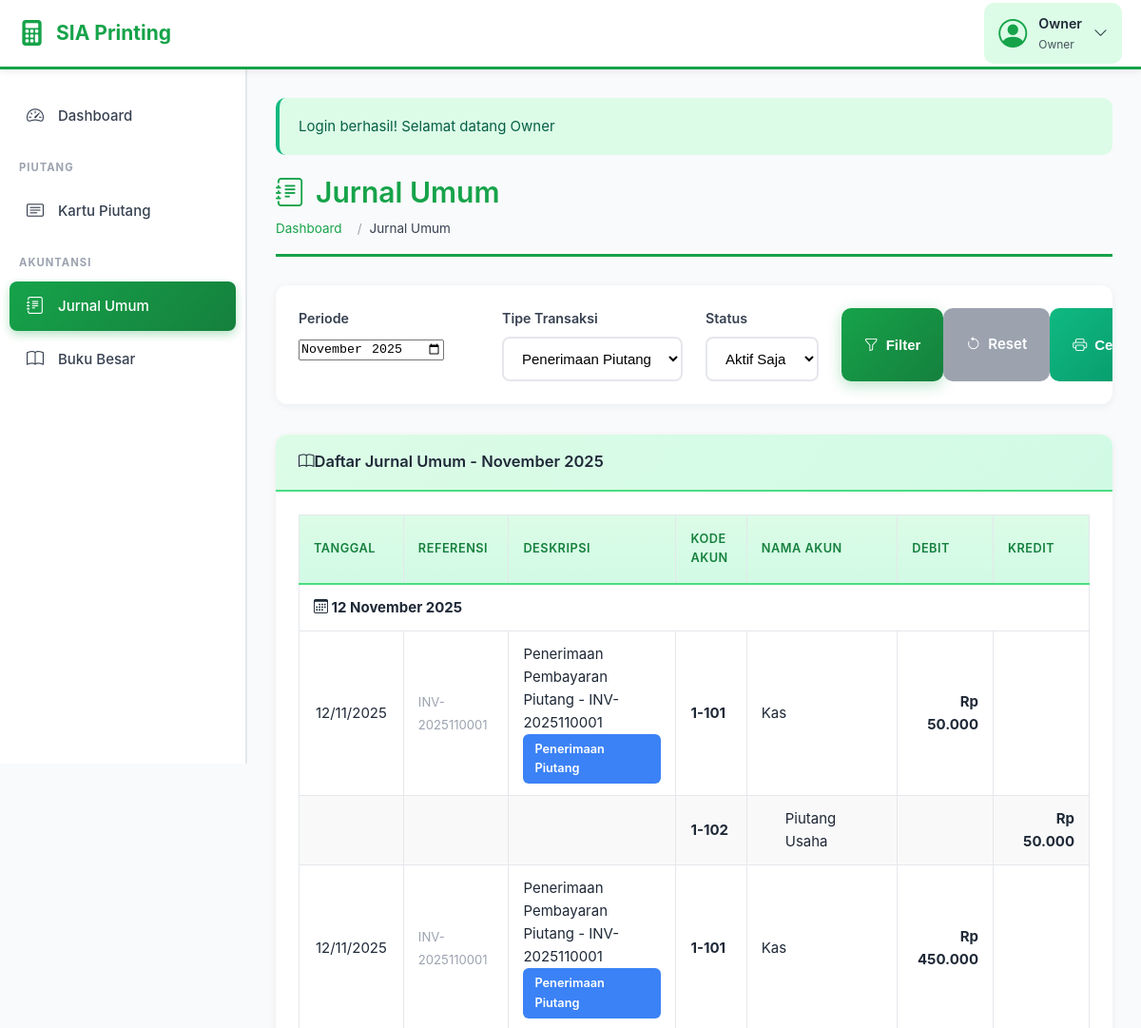
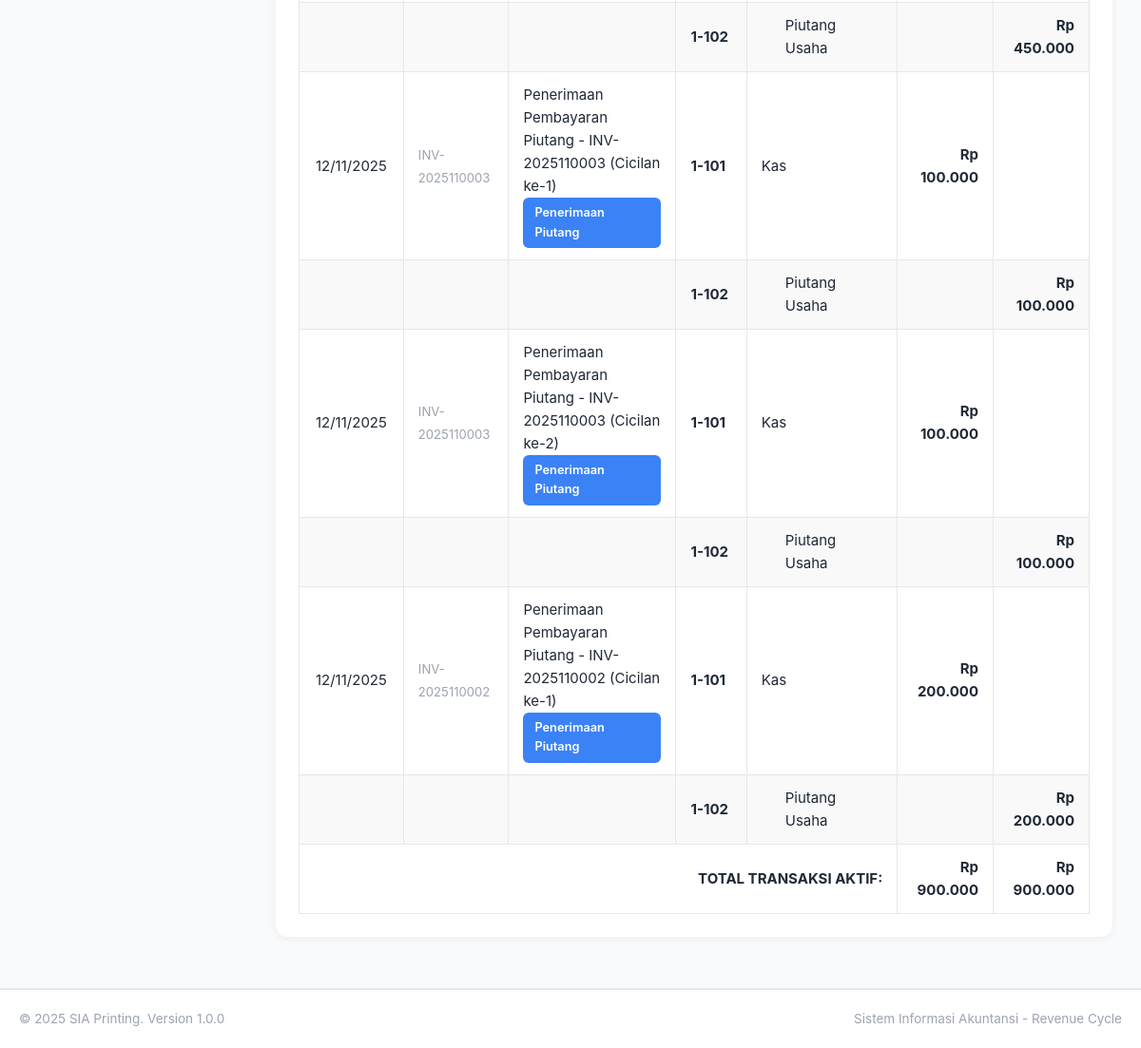
Screenshot of /jurnal-umum.php?tipe=Penerimaan Piutang (signed in) with the database file from the repository (2 pictures, top to bottom).
### tables this page shows
CREATE TABLE `jurnal_umum` (
  `id_jurnal` int(11) NOT NULL,
  `tanggal` date NOT NULL,
  `deskripsi` text NOT NULL,
  `id_akun_debit` int(11) NOT NULL,
  `id_akun_kredit` int(11) NOT NULL,
  `nominal` decimal(15,2) NOT NULL,
  `referensi` varchar(50) DEFAULT NULL,
  `tipe_transaksi` varchar(50) DEFAULT NULL,
  `is_void` tinyint(1) DEFAULT 0,
  `voided_by` int(11) DEFAULT NULL,
  `voided_at` timestamp NULL DEFAULT NULL,
  `void_reason` text DEFAULT NULL,
  `created_at` timestamp NOT NULL DEFAULT current_timestamp()
);

CREATE TABLE `master_akun` (
  `id_akun` int(11) NOT NULL,
  `kode_akun` varchar(20) NOT NULL,
  `nama_akun` varchar(100) NOT NULL,
  `tipe_akun` enum('1-Aktiva','2-Kewajiban','3-Modal','4-Pendapatan','5-Beban') NOT NULL,
  `saldo` decimal(15,2) DEFAULT 0.00,
  `created_at` timestamp NOT NULL DEFAULT current_timestamp()
);

### jurnal-umum.php (the view, shortened to what this page needs)
<?php
require_once 'config.php';
$bulan = isset($_GET['bulan']) ? $_GET['bulan'] : date('Y-m');
$tipe = isset($_GET['tipe']) ? $_GET['tipe'] : '';
$show_void = isset($_GET['show_void']) ? $_GET['show_void'] : '0';
$query = "SELECT ju.*,
          ma_debit.kode_akun as kode_debit, ma_debit.nama_akun as nama_debit,
          ma_kredit.kode_akun as kode_kredit, ma_kredit.nama_akun as nama_kredit,
          u.nama as voided_by_nama
          FROM jurnal_umum ju
          JOIN master_akun ma_debit ON ju.id_akun_debit = ma_debit.id_akun
          JOIN master_akun ma_kredit ON ju.id_akun_kredit = ma_kredit.id_akun
          LEFT JOIN users u ON ju.voided_by = u.id_user
          WHERE DATE_FORMAT(ju.tanggal, '%Y-%m') = '$bulan'";
if ($show_void == '0') {
    $query .= " AND ju.is_void = 0";
}
if ($tipe) {
    $query .= " AND ju.tipe_transaksi = '$tipe'";
}
$query .= " ORDER BY ju.tanggal ASC, ju.id_jurnal ASC";
$result = $conn->query($query);
include 'includes/header.php';
?>
<div class="page-title">
    <h1><i class="bi bi-journal-text me-2"></i>Jurnal Umum</h1>
    <nav aria-label="breadcrumb">
        <ol class="breadcrumb">
            <li class="breadcrumb-item"><a href="dashboard.php">Dashboard</a></li>
            <li class="breadcrumb-item active">Jurnal Umum</li>
        </ol>
    </nav>
</div>
<div class="card mb-4">
    <div class="card-body">
        <form method="GET" action="" class="row g-3">
            <div class="col-md-3">
                <label class="form-label">Periode</label>
                <input type="month" name="bulan" class="form-control" value="<?php echo $bulan; ?>">
            </div>
            <div class="col-md-3">
                <label class="form-label">Tipe Transaksi</label>
                <select name="tipe" class="form-select">
                    <option value="Penerimaan Piutang" <?php echo ($tipe == 'Penerimaan Piutang') ? 'selected' : ''; ?>>Penerimaan Piutang</option>
                </select>
            </div>
            <div class="col-md-2">
                <label class="form-label">Status</label>
                <select name="show_void" class="form-select">
                    <option value="0" <?php echo ($show_void == '0') ? 'selected' : ''; ?>>Aktif Saja</option>
                </select>
            </div>
            <div class="col-md-4 d-flex align-items-end">
                <button type="submit" class="btn btn-primary me-2">
                    <i class="bi bi-funnel me-1"></i>Filter
                </button>
                <a href="jurnal-umum.php" class="btn btn-secondary me-2">
                    <i class="bi bi-arrow-counterclockwise me-1"></i>Reset
                </a>
                <button type="button" onclick="window.print()" class="btn btn-success no-print">
                    <i class="bi bi-printer me-1"></i>Cetak
                </button>
            </div>
        </form>
    </div>
</div>
<div class="card">
    <div class="card-header d-flex justify-content-between align-items-center">
        <h5 class="mb-0">
            <i class="bi bi-book me-2"></i>Daftar Jurnal Umum
            <?php
            $nama_bulan = array(
                '01' => 'Januari', '02' => 'Februari', '03' => 'Maret', '04' => 'April',
                '05' => 'Mei', '06' => 'Juni', '07' => 'Juli', '08' => 'Agustus',
                '09' => 'September', '10' => 'Oktober', '11' => 'November', '12' => 'Desember'
            );
            $pecah_bulan = explode('-', $bulan);
            echo '- ' . $nama_bulan[$pecah_bulan[1]] . ' ' . $pecah_bulan[0];
            ?>
        </h5>
    </div>
    <div class="card-body">
        <div class="table-responsive">
            <table class="table table-bordered table-hover">
                <thead class="table-light">
                    <tr>
                        <th width="8%" class="text-center">Tanggal</th>
                        <th width="8%">Referensi</th>
                        <th width="20%">Deskripsi</th>
                        <th width="8%">Kode Akun</th>
                        <th width="18%">Nama Akun</th>
                        <th width="11%" class="text-end">Debit</th>
                        <th width="11%" class="text-end">Kredit</th>
                    </tr>
                </thead>
                <tbody>
                <?php
                if ($result->num_rows > 0):
                    $current_date = '';
                    $total_debit = 0;
                    $total_kredit = 0;
                    while ($row = $result->fetch_assoc()):
                        $is_void = $row['is_void'] == 1;
                        $row_class = $is_void ? 'table-danger' : '';
                        if ($current_date != $row['tanggal']) {
                            $current_date = $row['tanggal'];
                ?>
                        <tr class="table-secondary">
                            <td colspan="<?php echo can_edit() ? '8' : '7'; ?>" class="fw-bold">
                                <i class="bi bi-calendar3 me-2"></i>
                                <?php echo format_tanggal($row['tanggal']); ?>
                            </td>
                        </tr>
                <?php } ?>
                        <tr class="<?php echo $row_class; ?>">
                            <td class="text-center"><?php echo date('d/m/Y', strtotime($row['tanggal'])); ?></td>
                            <td>
                                <small class="text-muted"><?php echo $row['referensi']; ?></small>
                            </td>
                            <td>
                                <?php echo $row['deskripsi']; ?>
                                <?php if ($row['tipe_transaksi']): ?>
                                    <br><small class="badge bg-info"><?php echo $row['tipe_transaksi']; ?></small>
                                <?php endif; ?>
                            </td>
                            <td><strong><?php echo $row['kode_debit']; ?></strong></td>
                            <td><?php echo $row['nama_debit']; ?></td>
                            <td class="text-end fw-bold"><?php echo format_rupiah($row['nominal']); ?></td>
                            <td></td>
                        </tr>
                        <tr class="<?php echo $row_class; ?>" style="background-color: #f9f9f9;">
                            <td></td>
                            <td></td>
                            <td></td>
                            <td><strong><?php echo $row['kode_kredit']; ?></strong></td>
                            <td style="padding-left: 40px;"><?php echo $row['nama_kredit']; ?></td>
                            <td></td>
                            <td class="text-end fw-bold"><?php echo format_rupiah($row['nominal']); ?></td>
                        </tr>
                <?php
                        if (!$is_void) {
                            $total_debit += $row['nominal'];
                            $total_kredit += $row['nominal'];
                        }
                    endwhile;
                ?>
                    <tr class="table-primary">
                        <td colspan="5" class="text-end fw-bold">TOTAL TRANSAKSI AKTIF:</td>
                        <td class="text-end fw-bold"><?php echo format_rupiah($total_debit); ?></td>
                        <td class="text-end fw-bold"><?php echo format_rupiah($total_kredit); ?></td>
                    </tr>
                <?php endif; ?>
                </tbody>
            </table>
        </div>
    </div>
</div>
<?php include 'includes/footer.php'; ?>

### assets/css/style.css (style rules this page uses)
* { margin: 0; padding: 0; box-sizing: border-box; }
:root { --primary-green: #16a34a; --dark-green: #15803d; --light-green: #4ade80; --very-light-green: #dcfce7; --accent-blue: #3b82f6; --dark-blue: #1e40af; --white: #ffffff; --off-white: #f9fafb; --light-gray: #e5e7eb; --medium-gray: #9ca3af; --dark-gray: #374151; --text-dark: #1f2937; --danger: #ef4444; --warning: #f59e0b; --success: #10b981; }
html, body { font-family: -apple-system, BlinkMacSystemFont, "Segoe UI", Roboto, "Helvetica Neue", Arial, sans-serif; background: var(--off-white); color: var(--text-dark); line-height: 1.6; font-size: 15px; }
body { min-height: 100vh; }
a { text-decoration: none; color: var(--primary-green); }
h1, h2, h3, h4, h5, h6 { font-weight: 600; line-height: 1.3; color: var(--text-dark); }
h1 { font-size: 2rem; }
h5 { font-size: 1.1rem; }
small { font-size: 0.875rem; }
.form-label { display: block; margin-bottom: 8px; font-weight: 600; color: var(--dark-gray); font-size: 0.95rem; }
.btn { padding: 14px 24px; border: none; border-radius: 10px; font-size: 1rem; font-weight: 600; cursor: pointer; transition: all 0.3s ease; display: inline-flex; align-items: center; justify-content: center; gap: 8px; text-align: center; }
.btn-primary { background: linear-gradient(135deg, var(--primary-green), var(--dark-green)); color: var(--white); width: 100%; box-shadow: 0 4px 15px rgba(22, 163, 74, 0.3); }
.page-title { margin-bottom: 30px; padding-bottom: 15px; border-bottom: 3px solid var(--primary-green); }
.page-title h1 { color: var(--primary-green); margin-bottom: 8px; display: flex; align-items: center; gap: 12px; }
.breadcrumb { display: flex; gap: 8px; font-size: 0.9rem; color: var(--medium-gray); list-style: none; }
.breadcrumb-item { display: flex; align-items: center; gap: 8px; }
.breadcrumb-item::after { content: '/'; margin-left: 8px; }
.breadcrumb-item:last-child::after { content: ''; }
.breadcrumb-item.active { color: var(--dark-gray); }
.card { background: var(--white); border-radius: 12px; box-shadow: 0 2px 8px rgba(0, 0, 0, 0.06); margin-bottom: 24px; overflow: hidden; transition: all 0.3s ease; }
.card-header { padding: 18px 24px; background: linear-gradient(135deg, var(--very-light-green), #d1fae5); border-bottom: 2px solid var(--light-green); font-weight: 600; color: var(--dark-green); }
.card-body { padding: 24px; }
.row { display: flex; flex-wrap: wrap; margin: 0 -12px; }
.col-md-2 { flex: 0 0 16.666%; max-width: 16.666%; padding: 0 12px; }
.col-md-3 { flex: 0 0 25%; max-width: 25%; padding: 0 12px; }
.col-md-4 { flex: 0 0 33.333%; max-width: 33.333%; padding: 0 12px; }
.table-responsive { overflow-x: auto; }
.table { width: 100%; border-collapse: collapse; background: var(--white); }
.table thead th { background: linear-gradient(to bottom, var(--very-light-green), #d1fae5); color: var(--dark-green); font-weight: 600; text-transform: uppercase; font-size: 0.85rem; letter-spacing: 0.5px; padding: 15px; text-align: left; border-bottom: 2px solid var(--light-green); }
.table tbody td { padding: 12px 15px; border-bottom: 1px solid var(--light-gray); }
.table-bordered { border: 1px solid var(--light-gray); }
.table-bordered th, .table-bordered td { border: 1px solid var(--light-gray); }
.btn-success { background: linear-gradient(135deg, var(--success), #059669); color: var(--white); }
.btn-secondary { background: var(--medium-gray); color: var(--white); }
.badge { display: inline-block; padding: 6px 12px; font-size: 0.85rem; font-weight: 600; border-radius: 6px; }
.bg-info { background: var(--accent-blue); color: var(--white); }
.form-select { width: 100%; padding: 12px 15px; border: 2px solid var(--light-gray); border-radius: 8px; font-size: 1rem; transition: all 0.3s ease; background: var(--white); }
.text-center { text-align: center; }
.text-end { text-align: right; }
.text-muted { color: var(--medium-gray); }
.fw-bold { font-weight: 700; }
.mb-0 { margin-bottom: 0; }
.mb-4 { margin-bottom: 32px; }
.d-flex { display: flex; }
.align-items-center { align-items: center; }
.justify-content-between { justify-content: space-between; }

### rows the page displays
jurnal_umum: tanggal "12 November 2025", tanggal "12/11/2025", referensi "INV-2025110001", deskripsi "Penerimaan Pembayaran Piutang - INV-2025110001", tipe_transaksi "Penerimaan Piutang", id_akun_debit.kode_akun "1-101", id_akun_debit.nama_akun "Kas", nominal "Rp 50.000", id_akun_kredit.kode_akun "1-102", id_akun_kredit.nama_akun "Piutang Usaha"
jurnal_umum: tanggal "12/11/2025", referensi "INV-2025110001", deskripsi "Penerimaan Pembayaran Piutang - INV-2025110001", tipe_transaksi "Penerimaan Piutang", id_akun_debit.kode_akun "1-101", id_akun_debit.nama_akun "Kas", nominal "Rp 450.000", id_akun_kredit.kode_akun "1-102", id_akun_kredit.nama_akun "Piutang Usaha"
jurnal_umum: tanggal "12/11/2025", referensi "INV-2025110003", deskripsi "Penerimaan Pembayaran Piutang - INV-2025110003 (Cicilan ke-1)", tipe_transaksi "Penerimaan Piutang", id_akun_debit.kode_akun "1-101", id_akun_debit.nama_akun "Kas", nominal "Rp 100.000", id_akun_kredit.kode_akun "1-102", id_akun_kredit.nama_akun "Piutang Usaha"
jurnal_umum: tanggal "12/11/2025", referensi "INV-2025110003", deskripsi "Penerimaan Pembayaran Piutang - INV-2025110003 (Cicilan ke-2)", tipe_transaksi "Penerimaan Piutang", id_akun_debit.kode_akun "1-101", id_akun_debit.nama_akun "Kas", nominal "Rp 100.000", id_akun_kredit.kode_akun "1-102", id_akun_kredit.nama_akun "Piutang Usaha"
jurnal_umum: tanggal "12/11/2025", referensi "INV-2025110002", deskripsi "Penerimaan Pembayaran Piutang - INV-2025110002 (Cicilan ke-1)", tipe_transaksi "Penerimaan Piutang", id_akun_debit.kode_akun "1-101", id_akun_debit.nama_akun "Kas", nominal "Rp 200.000", id_akun_kredit.kode_akun "1-102", id_akun_kredit.nama_akun "Piutang Usaha"

### other values shown
APP_NAME "SIA Printing"
$_SESSION['nama'] "Owner"
$_SESSION['user_role'] "Owner"
$alert['message'] "Login berhasil! Selamat datang Owner"
$nama_bulan[$pecah_bulan[1]] "November"
$pecah_bulan[0] "2025"
format_rupiah($total_debit) "Rp 900.000"
format_rupiah($total_kredit) "Rp 900.000"
APP_VERSION "1.0.0"
